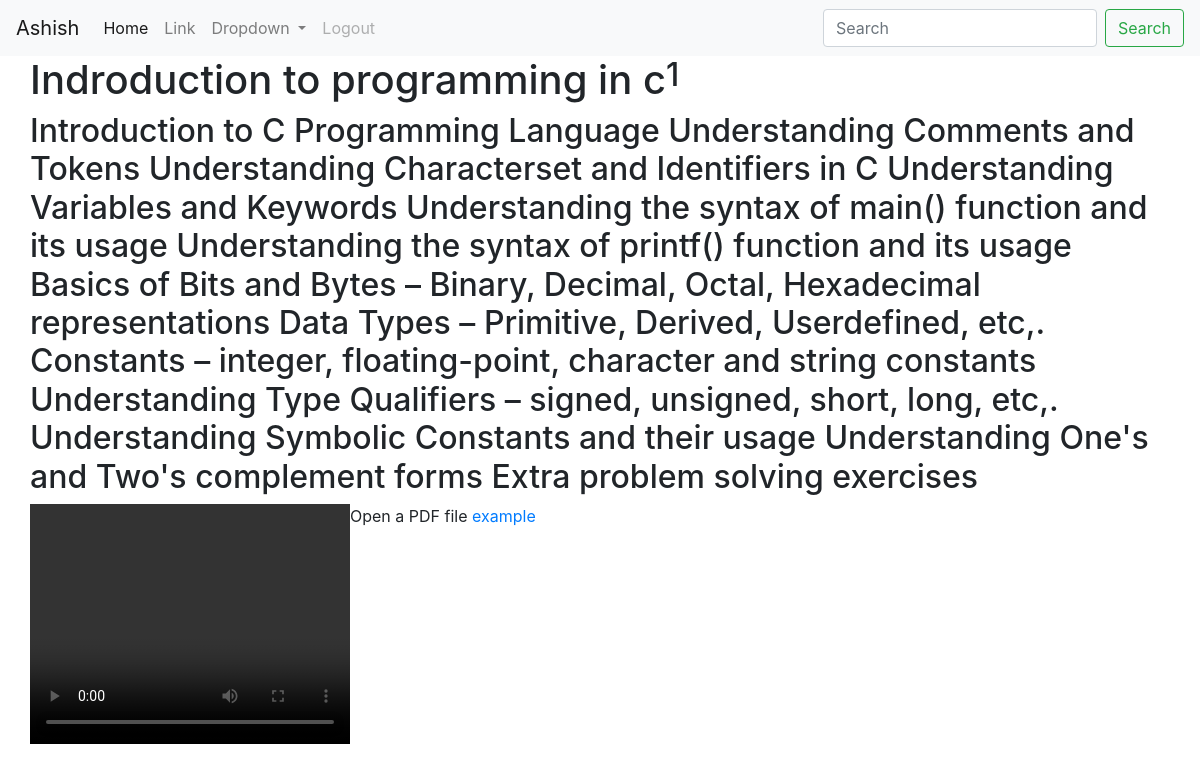
Page /content (signed in) on the committed database.
### Course/models.py (models this page shows)
class CourseContent(models.Model):
    course = models.ForeignKey(Course, on_delete=models.CASCADE)
    week_no = models.IntegerField(null = True, blank = True)
    video = models.FileField(null = True, blank = True)
    content = models.TextField(null = True, blank = True)
    pdf = models.FileField(null = True, blank = True)

class Course(models.Model):
    course_name = models.CharField(max_length=50)
    duration = models.CharField(max_length=50)
    university = models.ForeignKey(University, on_delete=models.CASCADE)
    faculty = models.ForeignKey(Faculty, on_delete=models.CASCADE)
    description = models.TextField()
    created_date = models.DateField()
    is_active = models.BooleanField(default=True)
    def __str__(self):
        return self.course_name

### user_management/views.py (the view)
# urls.py: path("content",views.CoursecontentPage.as_view(), name="content"),
class CoursecontentPage(generic.ListView):
    template_name = "coursecontent.html"
    model=CourseContent

### user_management/templates/coursecontent.html (shortened to what this page needs)
{% extends 'base.html' %}
{% block content %}
{% for c in object_list %}
   <div><h1 align="center">{{c.course}}</h1></div>
   <div> <h2>{{c.week_no}}</h2></div>
  <div> <h2>{{c.content}}</h2></div>
  <div>
    <video width="320" height="240" controls>
    <source src="{{c.video.url}}" type="video/mp4">
    </video> </div>
  <div>
    <p>Open a PDF file <a href="{{c.pdf.url}}">example</a>
  </div>
{% endfor %}
{% endblock %}

### admin_management/templates/base.html (shortened to what this page needs)
<!doctype html>
<html lang="en">
  <head>
    <link rel="stylesheet" href="https://cdn.jsdelivr.net/npm/bootstrap@4.0.0/dist/css/bootstrap.min.css">
  </head>
  <body>
    <nav class="navbar navbar-expand-lg navbar-light bg-light">
        <a class="navbar-brand" href="#">{{request.user.first_name}}</a>
        <div class="collapse navbar-collapse" id="navbarSupportedContent">
          <ul class="navbar-nav mr-auto">
            <li class="nav-item active">
              <a class="nav-link" href="#">Home <span class="sr-only">(current)</span></a>
            </li>
            <li class="nav-item">
              <a class="nav-link" href="#">Link</a>
            </li>
            <li class="nav-item dropdown">
              <a class="nav-link dropdown-toggle" href="#" id="navbarDropdown" role="button" data-toggle="dropdown" aria-haspopup="true" aria-expanded="false">
                Dropdown
              </a>
            </li>
            <li class="nav-item">
              <a class="nav-link disabled" href="{% url 'logout' %}" >Logout</a>
            </li>
          </ul>
          <form class="form-inline my-2 my-lg-0">
            <input class="form-control mr-sm-2" type="search" placeholder="Search" aria-label="Search">
            <button class="btn btn-outline-success my-2 my-sm-0" type="submit">Search</button>
          </form>
        </div>
      </nav>
      <div class="container">
        <div class="row">
        {% block content %}
        {% endblock %}
        </div>
      </div>
  </body>
</html>

### rows in the picture
CourseContent: course "Indroduction to programming in c", week_no "1", content "Introduction to C Programming Language Understanding Comments and Tokens Understanding Characterset and Identifiers in C Understanding Variables and Keywords Understanding the syntax of main() function and its usage Understanding the syntax of printf() function and its usage Basics of Bits and Bytes – Binary, Decimal, Octal, Hexadecimal representations Data Types – Primitive, Derived, Userdefined, etc,. Constants – integer, floating-point, character and string constants Understanding Type Qualifiers – signed, unsigned, short, long, etc,. Understanding Symbolic Constants and their usage Understanding One's and Two's complement forms Extra problem solving exercises"

### other values in the picture
{{ request.user.first_name }} "Ashish"
